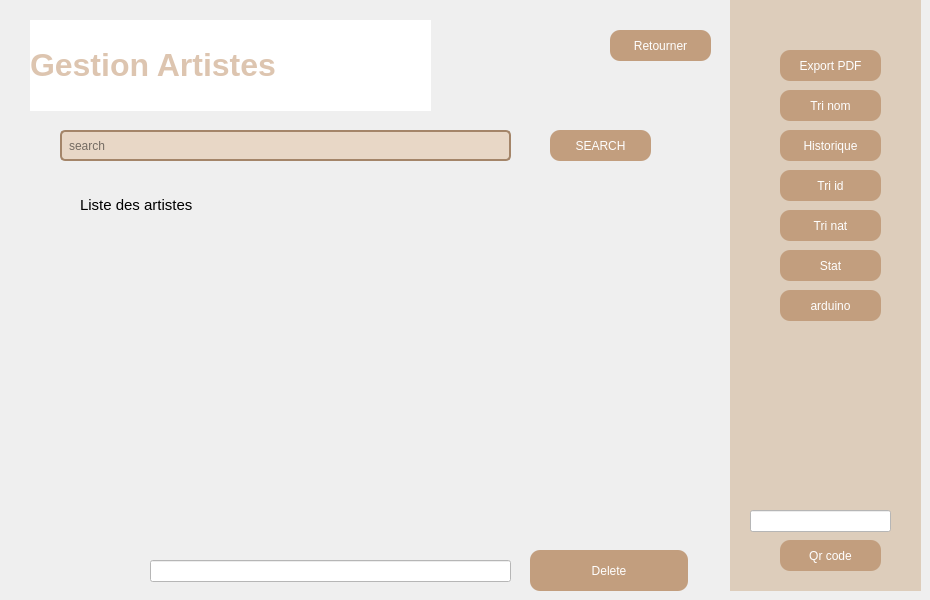
      <widget class="QWidget" name="page_22">
       <widget class="QTableView" name="tableArtiste">
        <property name="geometry">
         <rect>
          <x>70</x>
          <y>230</y>
          <width>651</width>
          <height>311</height>
         </rect>
        </property>
        <property name="styleSheet">
         <string notr="true">
/* s:rgb(241, 227, 215);*/
/* styles.css */

/* Apply styles to the QTableView */
QTableView {
    background-color: transparent; /* Set the background of the table view to transparent */
    border: none; /* Make the border invisible */
    border-radius: 5px; /* Rounded corners */
}

/* Apply styles to the header section of the QTableView */
QHeaderView::section {
    background-color: #A48569; /* Header background color */
    color: #F1E3D7; /* Header text color */
    border: none; /* Remove header border */
    border-radius: 5px; /* Rounded corners */
    padding: 4px; /* Padding inside the header section */
}

/* Apply alternate row colors to the QTableView */
QTableView::item {
    background-color: #DDC5B0; /* Alternate row background color */
}

/* Apply selected item color */
QTableView::item:selected {
    background-color: #BBA18A; /* Selected item background color */
}
</string>
        </property>
       </widget>
       <widget class="QPushButton" name="delete_r">
        <property name="geometry">
         <rect>
          <x>530</x>
          <y>550</y>
          <width>158</width>
          <height>41</height>
         </rect>
        </property>
        <property name="styleSheet">
         <string notr="true">QPushButton
{
border-radius:10px;
background-color:#C29E7E;
color:white;
}
QPushButton:pressed{
padding-left:5px;
padding-top:5px;
background-color: #C29E7E;


}</string>
        </property>
        <property name="text">
         <string>Delete</string>
        </property>
       </widget>
       <widget class="QPushButton" name="search_bouton_2">
        <property name="geometry">
         <rect>
          <x>550</x>
          <y>130</y>
          <width>101</width>
          <height>31</height>
         </rect>
        </property>
        <property name="styleSheet">
         <string notr="true">QPushButton
{
border-radius:10px;
background-color:#C29E7E;
color:white;
}
QPushButton:pressed{
padding-left:5px;
padding-top:5px;
background-color: #C29E7E;


}</string>
        </property>
        <property name="text">
         <string>SEARCH</string>
        </property>
       </widget>
       <widget class="QLineEdit" name="artistesup">
        <property name="geometry">
         <rect>
          <x>150</x>
          <y>560</y>
          <width>361</width>
          <height>22</height>
         </rect>
        </property>
        <property name="styleSheet">
         <string notr="true">background-color: rgb(255, 255, 255);</string>
        </property>
       </widget>
       <widget class="QLineEdit" name="search_2">
        <property name="geometry">
         <rect>
          <x>60</x>
          <y>130</y>
          <width>451</width>
          <height>31</height>
         </rect>
        </property>
        <property name="styleSheet">
         <string notr="true">QLineEdit#search_2{
    background-color: #E8D7C6; /* Lighter background color */
    border: 2px solid #A48569; /* Border color */
    border-radius: 5px; /* Rounded corners */
    padding: 5px; /* Padding inside the QLineEdit */
}</string>
        </property>
        <property name="text">
         <string/>
        </property>
        <property name="placeholderText">
         <string>search</string>
        </property>
       </widget>
       <widget class="QPushButton" name="back_r">
        <property name="geometry">
         <rect>
          <x>610</x>
          <y>30</y>
          <width>101</width>
          <height>31</height>
         </rect>
        </property>
        <property name="styleSheet">
         <string notr="true">QPushButton
{
border-radius:10px;
background-color:#C29E7E;
color:white;
}
QPushButton:pressed{
padding-left:5px;
padding-top:5px;
background-color: #C29E7E;


}</string>
        </property>
        <property name="text">
         <string>Retourner</string>
        </property>
       </widget>
       <widget class="QLabel" name="label_14">
        <property name="geometry">
         <rect>
          <x>30</x>
          <y>20</y>
          <width>401</width>
          <height>91</height>
         </rect>
        </property>
        <property name="font">
         <font>
          <pointsize>14</pointsize>
          <weight>75</weight>
          <bold>true</bold>
         </font>
        </property>
        <property name="styleSheet">
         <string notr="true">background-color: rgb(255, 255, 255);</string>
        </property>
        <property name="text">
         <string>&lt;html&gt;&lt;head/&gt;&lt;body&gt;&lt;p&gt;&lt;span style=&quot; font-size:24pt; color:#ddc5b0;&quot;&gt;Gestion Artistes&lt;/span&gt;&lt;/p&gt;&lt;/body&gt;&lt;/html&gt;</string>
        </property>
       </widget>
       <widget class="QWidget" name="widget_6" native="true">
        <property name="geometry">
         <rect>
          <x>730</x>
          <y>0</y>
          <width>191</width>
          <height>591</height>
         </rect>
        </property>
        <property name="styleSheet">
         <string notr="true">background-color: rgb(221, 205, 187);</string>
        </property>
        <widget class="QPushButton" name="tri_r">
         <property name="geometry">
          <rect>
           <x>50</x>
           <y>90</y>
           <width>101</width>
           <height>31</height>
          </rect>
         </property>
         <property name="styleSheet">
          <string notr="true">QPushButton
{
border-radius:10px;
background-color:#C29E7E;
color:white;
}
QPushButton:pressed{
padding-left:5px;
padding-top:5px;
background-color: #C29E7E;


}</string>
         </property>
         <property name="text">
          <string>Tri nom</string>
         </property>
        </widget>
        <widget class="QPushButton" name="stat_r">
         <property name="geometry">
          <rect>
           <x>50</x>
           <y>250</y>
           <width>101</width>
           <height>31</height>
          </rect>
         </property>
         <property name="styleSheet">
          <string notr="true">QPushButton
{
border-radius:10px;
background-color:#C29E7E;
color:white;
}
QPushButton:pressed{
padding-left:5px;
padding-top:5px;
background-color: #C29E7E;


}</string>
         </property>
         <property name="text">
          <string>Stat</string>
         </property>
        </widget>
        <widget class="QPushButton" name="pdf_r">
         <property name="geometry">
          <rect>
           <x>50</x>
           <y>50</y>
           <width>101</width>
           <height>31</height>
          </rect>
         </property>
         <property name="styleSheet">
          <string notr="true">QPushButton
{
border-radius:10px;
background-color:#C29E7E;
color:white;
}
QPushButton:pressed{
padding-left:5px;
padding-top:5px;
background-color: #C29E7E;


}</string>
         </property>
         <property name="text">
          <string>Export PDF</string>
         </property>
        </widget>
        <widget class="QPushButton" name="historique_r">
         <property name="geometry">
          <rect>
           <x>50</x>
           <y>130</y>
           <width>101</width>
           <height>31</height>
          </rect>
         </property>
         <property name="styleSheet">
          <string notr="true">QPushButton
{
border-radius:10px;
background-color:#C29E7E;
color:white;
}
QPushButton:pressed{
padding-left:5px;
padding-top:5px;
background-color: #C29E7E;


}</string>
         </property>
         <property name="text">
          <string>Historique</string>
         </property>
        </widget>
        <widget class="QLineEdit" name="id_artiste_2">
         <property name="geometry">
          <rect>
           <x>20</x>
           <y>510</y>
           <width>141</width>
           <height>22</height>
          </rect>
         </property>
         <property name="styleSheet">
          <string notr="true">background-color: rgb(255, 255, 255);</string>
         </property>
        </widget>
        <widget class="QPushButton" name="qrcode">
         <property name="geometry">
          <rect>
           <x>50</x>
           <y>540</y>
           <width>101</width>
           <height>31</height>
          </rect>
         </property>
         <property name="styleSheet">
          <string notr="true">QPushButton
{
border-radius:10px;
background-color:#C29E7E;
color:white;
}
QPushButton:pressed{
padding-left:5px;
padding-top:5px;
background-color: #C29E7E;


}</string>
         </property>
         <property name="text">
          <string>Qr code</string>
         </property>
        </widget>
        <widget class="QLabel" name="qr_code">
         <property name="geometry">
          <rect>
           <x>30</x>
           <y>340</y>
           <width>191</width>
           <height>151</height>
          </rect>
         </property>
         <property name="styleSheet">
          <string notr="true">/* Style pour la widget 2 */
QWidget#widget_2 {
    background-color: rgb(221, 205, 187); /* Couleur de fond de la widget 2 */
    border-radius: 10px; /* Bordures arrondies */
    border: 2px solid transparent; /* Bordure transparente */
    padding: 10px; /* Marge intérieure */
}</string>
         </property>
         <property name="text">
          <string/>
         </property>
        </widget>
        <widget class="QPushButton" name="tri_r_id_2">
         <property name="geometry">
          <rect>
           <x>50</x>
           <y>210</y>
           <width>101</width>
           <height>31</height>
          </rect>
         </property>
         <property name="styleSheet">
          <string notr="true">QPushButton
{
border-radius:10px;
background-color:#C29E7E;
color:white;
}
QPushButton:pressed{
padding-left:5px;
padding-top:5px;
background-color: #C29E7E;


}</string>
         </property>
         <property name="text">
          <string>Tri nat</string>
         </property>
        </widget>
        <widget class="QPushButton" name="tri_r_id">
         <property name="geometry">
          <rect>
           <x>50</x>
           <y>170</y>
           <width>101</width>
           <height>31</height>
          </rect>
         </property>
         <property name="styleSheet">
          <string notr="true">QPushButton
{
border-radius:10px;
background-color:#C29E7E;
color:white;
}
QPushButton:pressed{
padding-left:5px;
padding-top:5px;
background-color: #C29E7E;


}</string>
         </property>
         <property name="text">
          <string>Tri id</string>
         </property>
        </widget>
        <widget class="QPushButton" name="arduino1">
         <property name="geometry">
          <rect>
           <x>50</x>
           <y>290</y>
           <width>101</width>
           <height>31</height>
          </rect>
         </property>
         <property name="styleSheet">
          <string notr="true">QPushButton
{
border-radius:10px;
background-color:#C29E7E;
color:white;
}
QPushButton:pressed{
padding-left:5px;
padding-top:5px;
background-color: #C29E7E;


}</string>
         </property>
         <property name="text">
          <string>arduino</string>
         </property>
        </widget>
       </widget>
       <widget class="QLabel" name="label_13">
        <property name="geometry">
         <rect>
          <x>80</x>
          <y>180</y>
          <width>391</width>
          <height>51</height>
         </rect>
        </property>
        <property name="styleSheet">
         <string notr="true">/* styles.css */

/* Apply styles to the QLabel */
QLabel#label_titre {
    font-size: 16pt; /* Font size */
    font-weight: bold; /* Bold font */
    color: #DDC5B0; /* Text color */
    background-color: #F1E3D7; /* Background color */
    border: 2px solid #A48569; /* Border color */
    border-radius: 5px; /* Rounded corners */
    padding: 5px; /* Padding */
}
</string>
        </property>
        <property name="text">
         <string>&lt;html&gt;&lt;head/&gt;&lt;body&gt;&lt;p&gt;&lt;span style=&quot; font-size:11pt; color:#000000;&quot;&gt;Liste des artistes&lt;/span&gt;&lt;/p&gt;&lt;/body&gt;&lt;/html&gt;</string>
        </property>
       </widget>
      </widget>
